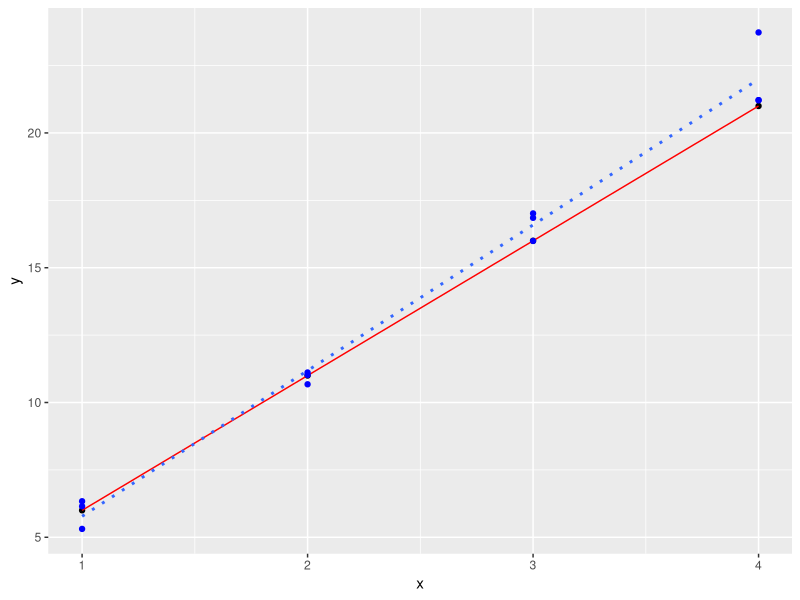

This figure's R source:
#####  Penn St ####
#####  4 categorical variables ####
rm(list=ls())
library(tidyverse)

N <- 12   # number of data points
x <- c(1,2,3,4)   # gpa, 4 levels
# True (exact) population equation (usually unknown)
B0 <- 1
B1 <- 5 

## True y
y <- B0 + B1*x

t <-tibble(x=x,
           y=y)
## plot
g <- ggplot(t, aes(x=x,y=y)) + geom_point(color="black") +
  geom_line(color="red")


## generate sample data
e <- rnorm(12,0,1)
s.x <- rep(x,3)
s.y <- rep(y,3) + e
s <- tibble(x=s.x,y=s.y)
m<- lm(s.y ~ s.x)
h <- g + geom_point(data=s, mapping=aes(x=x, y=y) , color="blue") 
k <- h +  geom_smooth(data=s, mapping=aes(x=x,y=y), method="lm", se = FALSE, alpha=0.2, linetype=3)
k
